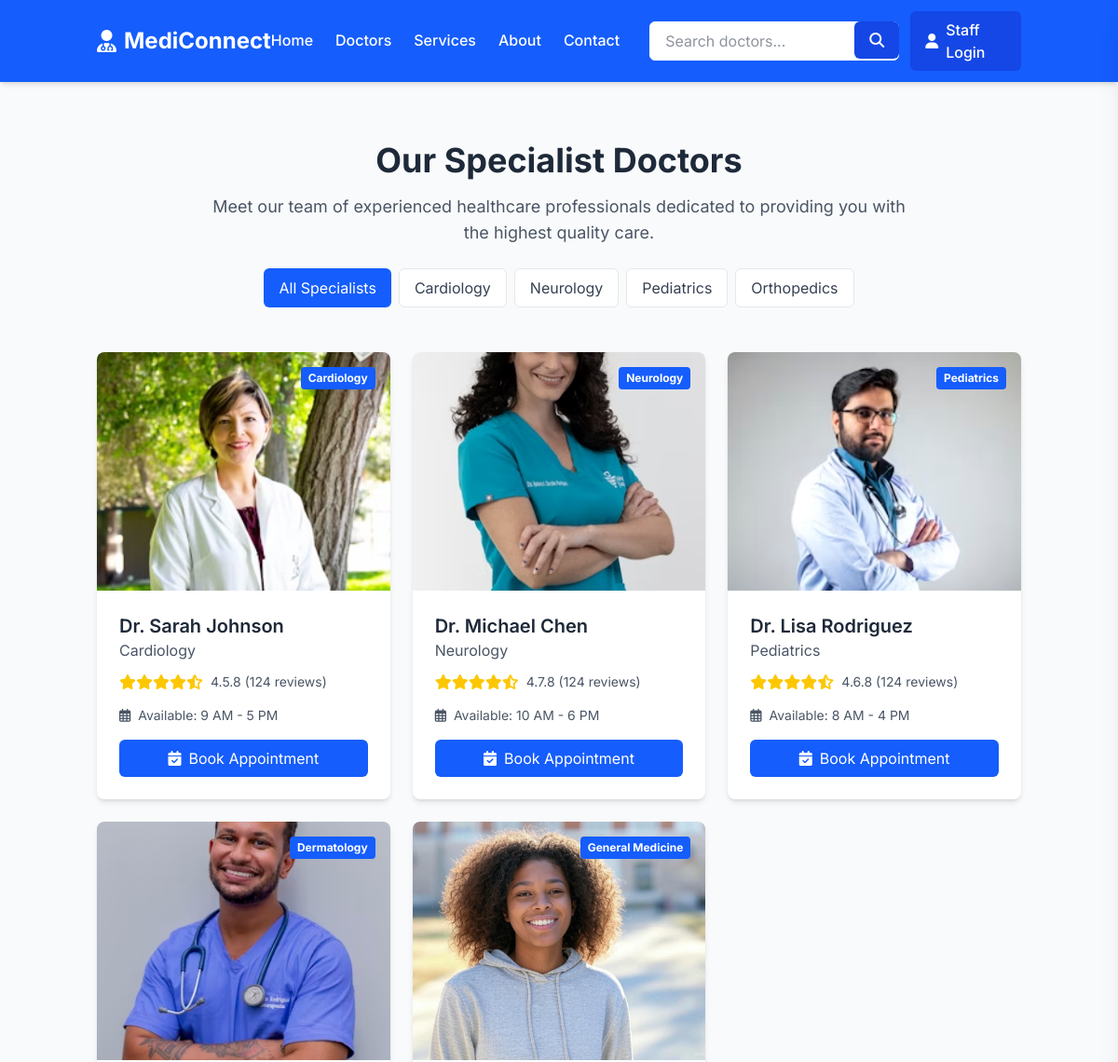
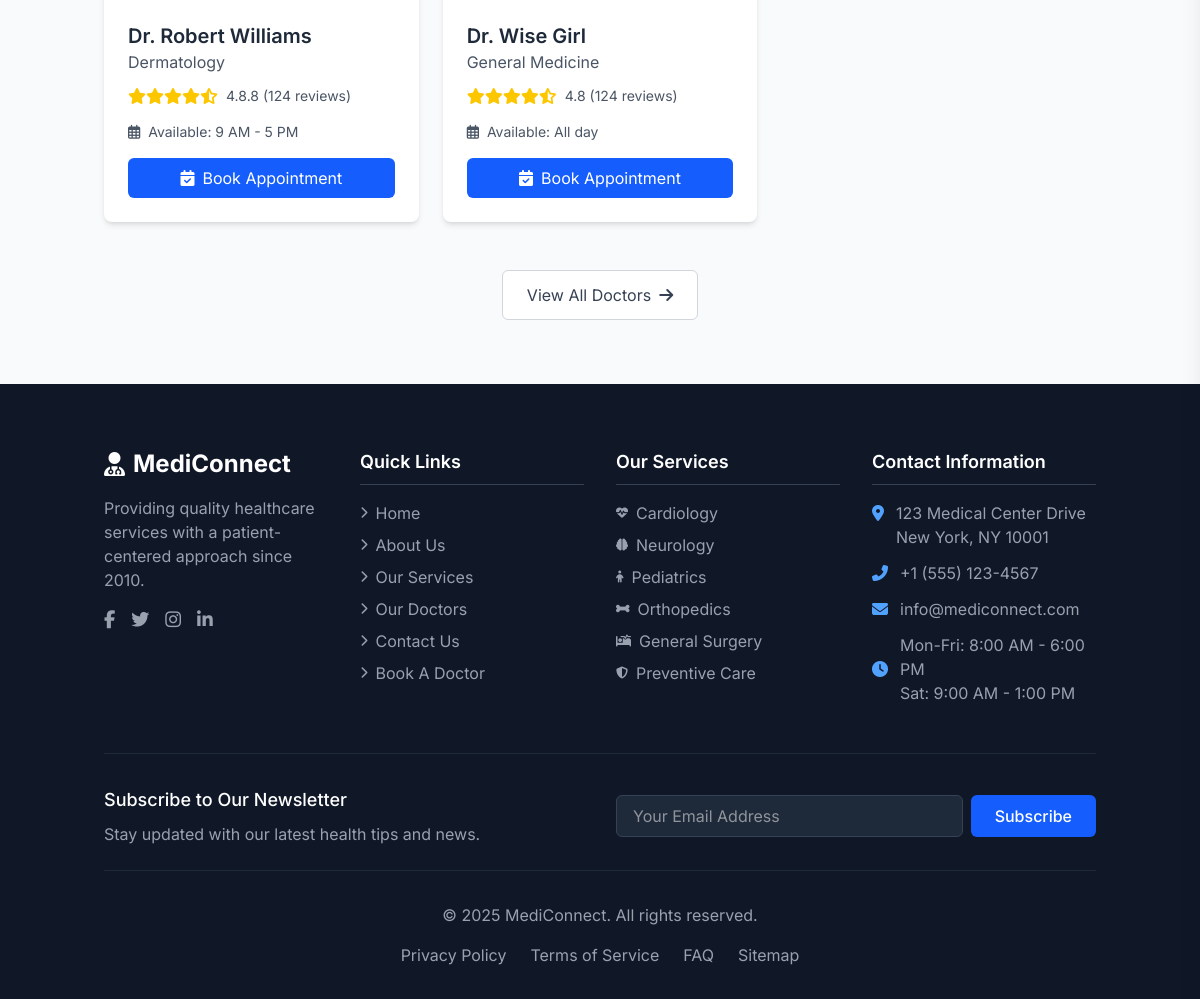
Page /doctors on the committed database (2 pictures, top to bottom).
### models/models.py (models this page shows, shortened)
class Doctor(db.Model):
    id = db.Column(db.Integer, primary_key=True)
    name = db.Column(db.String(100), nullable=False)
    department_id = db.Column(db.Integer, db.ForeignKey('department.id'), nullable=False)  # Foreign key to Department
    image_url = db.Column(db.String(300), nullable=False)
    rating = db.Column(db.String(300), nullable=False)  # Doctor's rating
    work_hours = db.Column(db.String(300), nullable=False)  # Working hours of the doctor
    appointments = db.relationship('Appointment', backref='doctor', lazy=True)

class Department(db.Model):
    id = db.Column(db.Integer, primary_key=True)
    name = db.Column(db.String(100), nullable=False)
    image_url = db.Column(db.String(100), nullable=True)  # Optional image URL for department
    doctors = db.relationship('Doctor', backref='department', lazy=True)

### app.py (the view)
@app.route('/doctors', methods=['GET'])
def doctors():
    departments = Department.query.all()
    doctors = Doctor.query.all()
    return render_template('doctors.html', doctors=doctors, departments=departments)

### templates/doctors.html (shortened to what this page needs)
{% extends "base.html" %}
{% block content %}
<section class="doctors-section py-16 bg-gray-50">
    <div class="container mx-auto px-4">
        <div class="text-center mb-12">
            <h2 class="text-3xl md:text-4xl font-bold text-gray-800 mb-4">Our Specialist Doctors</h2>
            <p class="text-lg text-gray-600 max-w-3xl mx-auto">Meet our team of experienced healthcare professionals
                dedicated to providing you with the highest quality care.</p>
            <div class="mt-6 inline-flex flex-wrap justify-center gap-2">
                <button class="bg-blue-600 text-white px-4 py-2 rounded-md hover:bg-blue-700 transition">All
                    Specialists</button>
                <button
                    class="bg-white text-gray-700 px-4 py-2 rounded-md hover:bg-gray-100 transition border border-gray-200">Cardiology</button>
                <button
                    class="bg-white text-gray-700 px-4 py-2 rounded-md hover:bg-gray-100 transition border border-gray-200">Neurology</button>
                <button
                    class="bg-white text-gray-700 px-4 py-2 rounded-md hover:bg-gray-100 transition border border-gray-200">Pediatrics</button>
                <button
                    class="bg-white text-gray-700 px-4 py-2 rounded-md hover:bg-gray-100 transition border border-gray-200">Orthopedics</button>
            </div>
        </div>
        <div class="grid grid-cols-1 sm:grid-cols-2 lg:grid-cols-3 xl:grid-cols-4 gap-6">
            {% for doctor in doctors %}
            <div
                class="bg-white rounded-lg shadow-md overflow-hidden transition-transform hover:shadow-lg hover:-translate-y-1">
                <div class="relative">
                    <img src="{{ url_for('static', filename='uploads/'+doctor.image_url) }}" alt="Dr. Sarah Johnson"
                        class="w-full h-64 object-cover object-center">
                    <div class="absolute top-4 right-4 bg-blue-600 text-white text-xs font-bold px-2 py-1 rounded">
                        {{ doctor.department.name }}</div>
                </div>
                <div class="p-6">
                    <h3 class="text-xl font-semibold text-gray-800">{{ doctor.name }}</h3>
                    <p class="text-gray-600 mb-3">{{ doctor.department.name }}</p>
                    <div class="flex items-center mb-4">
                        <div class="flex text-yellow-400">
                            <i class="fas fa-star"></i>
                            <i class="fas fa-star"></i>
                            <i class="fas fa-star"></i>
                            <i class="fas fa-star"></i>
                            <i class="fas fa-star-half-alt"></i>
                        </div>
                        <span class="text-gray-600 text-sm ml-2">{{ doctor.rating }}.8 (124 reviews)</span>
                    </div>
                    <div class="flex items-center text-sm text-gray-600 mb-4">
                        <i class="far fa-calendar-alt mr-2"></i>
                        <span>Available: {{ doctor.work_hours }}</span>
                    </div>
                    <button
                        class="w-full bg-blue-600 text-white py-2 rounded-md hover:bg-blue-700 transition flex items-center justify-center gap-2">
                        <i class="fas fa-calendar-check"></i> Book Appointment
                    </button>
                </div>
            </div>
            {% endfor %}
        </div>
        <div class="text-center mt-12">
            <a href="{{ url_for('doctors') }}"
                class="inline-flex items-center justify-center gap-2 bg-white border border-gray-300 text-gray-700 px-6 py-3 rounded-md hover:bg-gray-50 transition">
                View All Doctors <i class="fas fa-arrow-right"></i>
            </a>
        </div>
    </div>
</section>
{% endblock %}

### templates/base.html (shortened to what this page needs)
<!DOCTYPE html>
<html lang="en">
<head>
    <link href="https://cdnjs.cloudflare.com/ajax/libs/font-awesome/6.7.2/css/all.min.css" rel="stylesheet">
    <script src="https://cdn.jsdelivr.net/npm/@tailwindcss/browser@4"></script>
</head>
<body class="bg-gray-100 font-[Inter]">
    <header class="bg-blue-600 sticky top-0 z-50 shadow-md">
        <div class="container mx-auto px-4">
            <nav class="flex justify-between items-center py-3">
                <a href="{{ url_for('index') }}" class="flex items-center gap-2 text-2xl font-bold text-white">
                    <i class="fas fa-user-md"></i> MediConnect
                </a>
                <div class="hidden lg:flex items-center gap-8">
                    <div class="flex gap-6">
                        <a href="{{ url_for('index') }}"
                            class="text-white hover:text-blue-100 font-medium py-2 border-b-2 border-transparent hover:border-white transition-all">Home</a>
                        <a href="{{ url_for('doctors') }}"
                            class="text-white hover:text-blue-100 font-medium py-2 border-b-2 border-transparent hover:border-white transition-all">Doctors</a>
                        <a href="{{ url_for('services') }}"
                            class="text-white hover:text-blue-100 font-medium py-2 border-b-2 border-transparent hover:border-white transition-all">Services</a>
                        <a href="{{ url_for('about') }}"
                            class="text-white hover:text-blue-100 font-medium py-2 border-b-2 border-transparent hover:border-white transition-all">About</a>
                        <a href="{{ url_for('contact') }}"
                            class="text-white hover:text-blue-100 font-medium py-2 border-b-2 border-transparent hover:border-white transition-all">Contact</a>
                    </div>
                    <div class="flex items-center gap-3">
                        <form action="{{ url_for('search_doctors') }}" method="GET" class="relative">
                            <input type="text" name="query" placeholder="Search doctors..."
                                class="px-4 py-2 rounded-md bg-white border border-white text-gray-800 focus:ring-2 focus:ring-blue-500 focus:border-blue-500">
                            <button type="submit"
                                class="absolute top-0 right-0 bg-blue-700 text-white px-4 py-2 rounded-md hover:bg-blue-800 transition">
                                <i class="fas fa-search"></i>
                            </button>
                        </form>
                        <a href="{{ url_for('login') }}"
                            class="bg-blue-700 hover:bg-blue-800 text-white px-4 py-2 rounded-md font-medium transition flex items-center gap-2">
                            <i class="fas fa-user"></i> Staff Login
                        </a>
                    </div>
                </div>
            </nav>
        </div>
    </header>
    <main>
        {% block content %}{% endblock %}
    </main>
    <footer class="bg-gray-900 text-white pt-16 pb-8">
        <div class="container mx-auto px-4">
            <div class="grid grid-cols-1 md:grid-cols-2 lg:grid-cols-4 gap-8 mb-12">
                <div>
                    <a href="{{ url_for('index') }}" class="flex items-center gap-2 text-2xl font-bold text-white mb-4">
                        <i class="fas fa-user-md"></i> MediConnect
                    </a>
                    <p class="text-gray-400 mb-4">Providing quality healthcare services with a patient-centered approach
                        since 2010.</p>
                    <div class="flex gap-4 mt-4">
                        <a href="#" class="text-gray-400 hover:text-white transition" aria-label="Facebook">
                            <i class="fab fa-facebook-f text-lg"></i>
                        </a>
                        <a href="#" class="text-gray-400 hover:text-white transition" aria-label="Twitter">
                            <i class="fab fa-twitter text-lg"></i>
                        </a>
                        <a href="#" class="text-gray-400 hover:text-white transition" aria-label="Instagram">
                            <i class="fab fa-instagram text-lg"></i>
                        </a>
                        <a href="#" class="text-gray-400 hover:text-white transition" aria-label="LinkedIn">
                            <i class="fab fa-linkedin-in text-lg"></i>
                        </a>
                    </div>
                </div>
                <div>
                    <h3 class="text-lg font-semibold mb-4 pb-2 border-b border-gray-700">Quick Links</h3>
                    <ul class="space-y-2">
                        <li><a href="{{ url_for('index') }}"
                                class="text-gray-400 hover:text-white transition flex items-center gap-2"><i
                                    class="fas fa-chevron-right text-xs"></i> Home</a></li>
                        <li><a href="{{ url_for('about') }}"
                                class="text-gray-400 hover:text-white transition flex items-center gap-2"><i
                                    class="fas fa-chevron-right text-xs"></i> About Us</a></li>
                        <li><a href="{{ url_for('services') }}"
                                class="text-gray-400 hover:text-white transition flex items-center gap-2"><i
                                    class="fas fa-chevron-right text-xs"></i> Our Services</a></li>
                        <li><a href="{{ url_for('doctors') }}"
                                class="text-gray-400 hover:text-white transition flex items-center gap-2"><i
                                    class="fas fa-chevron-right text-xs"></i> Our Doctors</a></li>
                        <li><a href="{{ url_for('contact') }}"
                                class="text-gray-400 hover:text-white transition flex items-center gap-2"><i
                                    class="fas fa-chevron-right text-xs"></i> Contact Us</a></li>
                        <li><a href="{{ url_for('doctors') }}"
                                class="text-gray-400 hover:text-white transition flex items-center gap-2"><i
                                    class="fas fa-chevron-right text-xs"></i> Book A Doctor</a></li>
                    </ul>
                </div>
                <div>
                    <h3 class="text-lg font-semibold mb-4 pb-2 border-b border-gray-700">Our Services</h3>
                    <ul class="space-y-2">
                        <li><a href="{{ url_for('services') }}"
                                class="text-gray-400 hover:text-white transition flex items-center gap-2"><i
                                    class="fas fa-heartbeat text-xs"></i> Cardiology</a></li>
                        <li><a href="{{ url_for('services') }}"
                                class="text-gray-400 hover:text-white transition flex items-center gap-2"><i
                                    class="fas fa-brain text-xs"></i> Neurology</a></li>
                        <li><a href="{{ url_for('services') }}"
                                class="text-gray-400 hover:text-white transition flex items-center gap-2"><i
                                    class="fas fa-child text-xs"></i> Pediatrics</a></li>
                        <li><a href="{{ url_for('services') }}"
                                class="text-gray-400 hover:text-white transition flex items-center gap-2"><i
                                    class="fas fa-bone text-xs"></i> Orthopedics</a></li>
                        <li><a href="{{ url_for('services') }}"
                                class="text-gray-400 hover:text-white transition flex items-center gap-2"><i
                                    class="fas fa-procedures text-xs"></i> General Surgery</a></li>
                        <li><a href="{{ url_for('services') }}"
                                class="text-gray-400 hover:text-white transition flex items-center gap-2"><i
                                    class="fas fa-shield-alt text-xs"></i> Preventive Care</a></li>
                    </ul>
                </div>
                <div>
                    <h3 class="text-lg font-semibold mb-4 pb-2 border-b border-gray-700">Contact Information</h3>
                    <ul class="space-y-3">
                        <li class="flex items-start gap-3">
                            <i class="fas fa-map-marker-alt mt-1 text-blue-400"></i>
                            <span class="text-gray-400">123 Medical Center Drive<br>New York, NY 10001</span>
                        </li>
                        <li class="flex items-center gap-3">
                            <i class="fas fa-phone-alt text-blue-400"></i>
                            <span class="text-gray-400">+1 (555) 123-4567</span>
                        </li>
                        <li class="flex items-center gap-3">
                            <i class="fas fa-envelope text-blue-400"></i>
                            <span class="text-gray-400">info@mediconnect.com</span>
                        </li>
                        <li class="flex items-center gap-3">
                            <i class="fas fa-clock text-blue-400"></i>
                            <span class="text-gray-400">Mon-Fri: 8:00 AM - 6:00 PM<br>Sat: 9:00 AM - 1:00 PM</span>
                        </li>
                    </ul>
                </div>
            </div>
            <div class="border-t border-gray-800 pt-8 pb-6">
                <div class="grid grid-cols-1 lg:grid-cols-2 gap-8 items-center">
                    <div>
                        <h4 class="text-lg font-medium mb-2">Subscribe to Our Newsletter</h4>
                        <p class="text-gray-400">Stay updated with our latest health tips and news.</p>
                    </div>
                    <div>
                        <form class="flex flex-col sm:flex-row gap-2">
                            <input type="email" placeholder="Your Email Address" required
                                class="bg-gray-800 border border-gray-700 text-white py-2 px-4 rounded-md focus:outline-none focus:ring-2 focus:ring-blue-500 flex-grow">
                            <button type="submit"
                                class="bg-blue-600 hover:bg-blue-700 text-white font-medium py-2 px-6 rounded-md transition">Subscribe</button>
                        </form>
                    </div>
                </div>
            </div>
            <div class="border-t border-gray-800 pt-8 text-center text-gray-400">
                <p>&copy; 2025 MediConnect. All rights reserved.</p>
                <div class="flex flex-wrap justify-center gap-6 mt-4">
                    <a href="#" class="hover:text-white transition">Privacy Policy</a>
                    <a href="#" class="hover:text-white transition">Terms of Service</a>
                    <a href="#" class="hover:text-white transition">FAQ</a>
                    <a href="#" class="hover:text-white transition">Sitemap</a>
                </div>
            </div>
        </div>
    </footer>
</body>
</html>

### rows in the picture
Doctor: image_url (picture), department.name "Cardiology", name "Dr. Sarah Johnson", rating "4.5", work_hours "9 AM - 5 PM"
Doctor: image_url (picture), department.name "Neurology", name "Dr. Michael Chen", rating "4.7", work_hours "10 AM - 6 PM"
Doctor: image_url (picture), department.name "Pediatrics", name "Dr. Lisa Rodriguez", rating "4.6", work_hours "8 AM - 4 PM"
Doctor: image_url (picture), department.name "Dermatology", name "Dr. Robert Williams", rating "4.8", work_hours "9 AM - 5 PM"
Doctor: image_url (picture), department.name "General Medicine", name "Dr. Wise Girl", rating "4", work_hours "All day"
